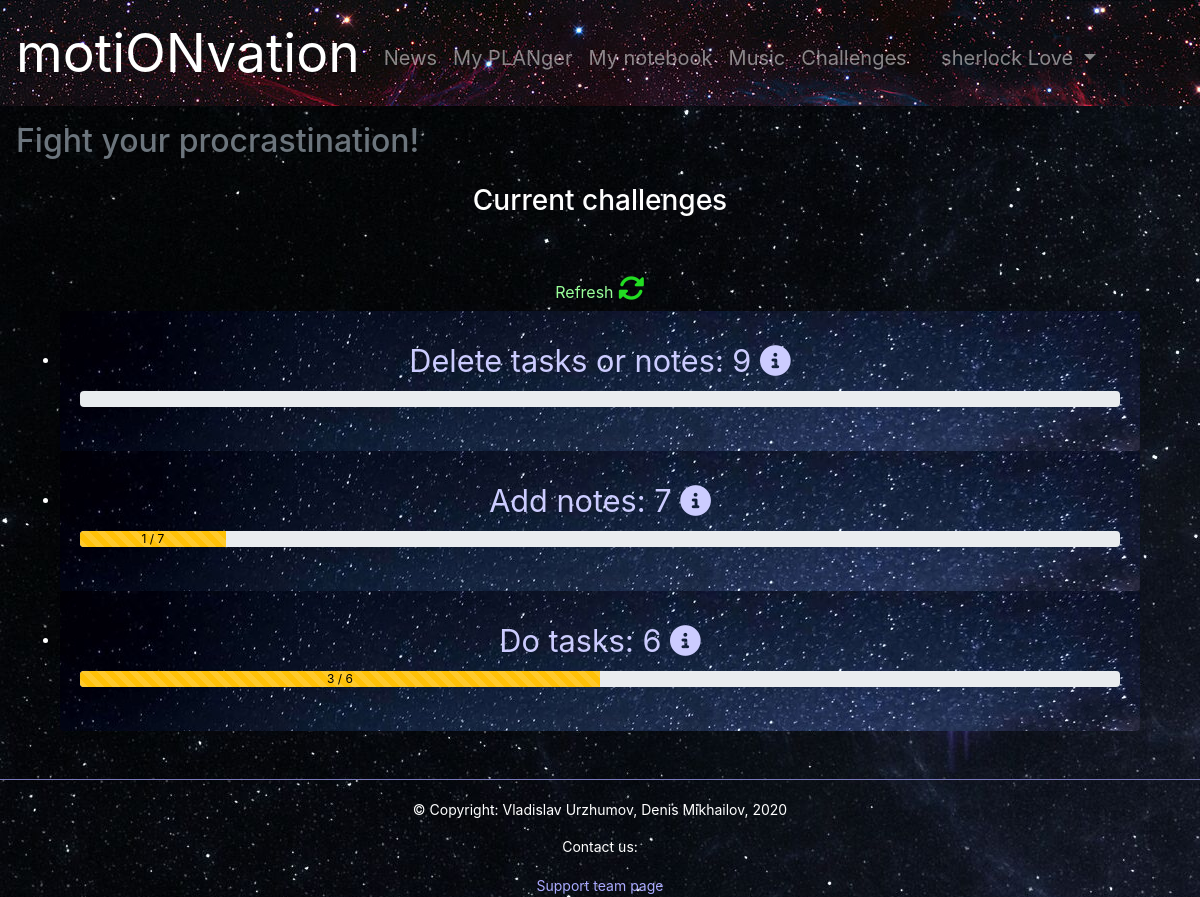
The page /challenges (signed in) on the database as committed earlier.
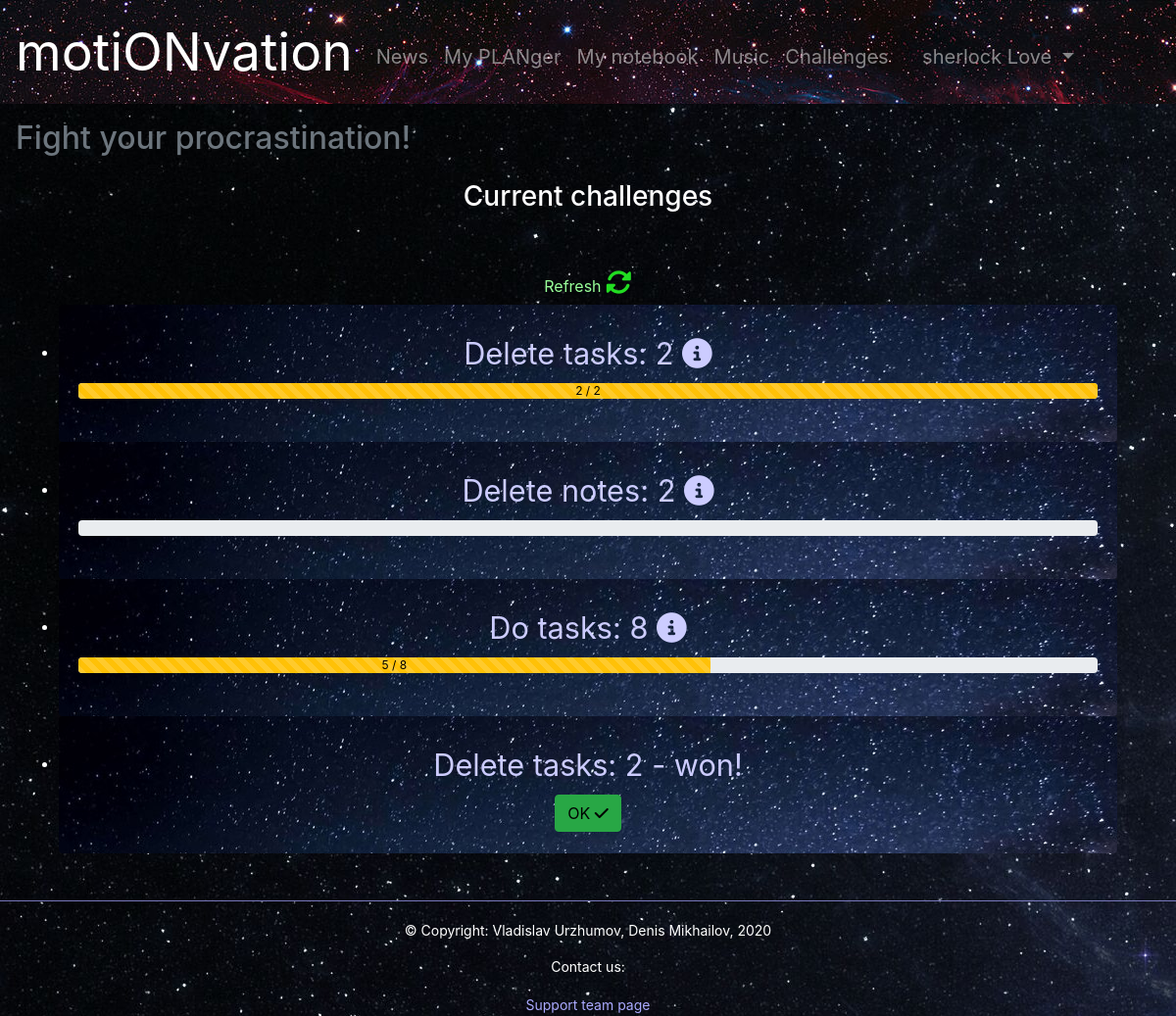
The same page on the database as committed later.
### motionvation/data/models/challenges.py (models this page shows)
class Challenge(SqlAlchemyBase, SerializerMixin):
    __tablename__ = 'challenges'
    id = Column(Integer, primary_key=True, autoincrement=True)
    title = Column(String)
    user_id = Column(Integer, ForeignKey('users.id'))
    required = Column(Integer)
    current = Column(Integer)
    add_task = Column(Boolean)
    delete_task = Column(Boolean)
    do_task = Column(Boolean)
    add_note = Column(Boolean)
    delete_note = Column(Boolean)
    do_challenge = Column(Boolean)
    get_level = Column(Boolean)
    get_xp = Column(Boolean)
    difficulty = Column(Integer)
    is_won = Column(Boolean)
    user = orm.relation('User')

### motionvation/application.py (the view)
@app.route('/challenges')
@login_required
def challenge():
    db = db_session.create_session()
    challenges_can_be_performed = db.query(Challenge).filter(Challenge.user == current_user,
                                                             Challenge.required <= Challenge.current,
                                                             Challenge.is_won == False).all().copy()
    for challenge in challenges_can_be_performed:
        challenge.is_won = True
        if challenge.difficulty == 0:
            expbonus = easy_challenge
        elif challenge.difficulty == 2:
            expbonus = hard_challenge
        else:
            expbonus = medium_challenge
        challenges_to_won_challenges = db.query(Challenge).filter(Challenge.user == current_user,
                                                                  Challenge.do_challenge == True,
                                                                  Challenge.is_won == False).all().copy()
        challenges_to_get_xp = db.query(Challenge).filter(Challenge.user == current_user,
                                                          Challenge.get_xp == True,
                                                          Challenge.is_won == False).all().copy()
        current_user.xp += expbonus
        for challenge in challenges_to_get_xp:
            challenge.current += expbonus
        for challenge in challenges_to_won_challenges:
            challenge.current += 1
    db.commit()
    challenges_to_check = db.query(Challenge).filter(Challenge.user == current_user,
                                                     Challenge.is_won == False).all().copy()
    if len(challenges_to_check) == 0:
        return redirect('/refresh_challenges')
    percents = {}
    for i in range(len(challenges_to_check)):
        percents[challenges_to_check[i].title] = int(challenges_to_check[i].current /
                                                     challenges_to_check[i].required * 100)
    return render_template('challenge.html', title='Challenges', won=challenges_can_be_performed,
                           chs=challenges_to_check, prc=percents, xplost=refresh_challenge_xp * (-1),
                           useracc=(current_user.name + ' ' + current_user.surname))

### motionvation/application.py (called while the page is built)
@login_manager.user_loader
def load_user(user_id):
    db = db_session.create_session()
    return db.query(User).get(user_id)

### motionvation/data/db_session.py (called while the page is built)
def create_session() -> orm.Session:
    global __factory
    return __factory()

### motionvation/templates/challenge.html (shortened to what this page needs)
{% extends 'base.html' %}
{% block content %}
<main class='text-center container'>
    <h3 class="text-center">Current challenges</h3>
    <span class="d-inline-block" tabindex="0" data-toggle="tooltip" title="Refresh challenges manually">
        <a class="btn btn-note" href="#" style="color: #9f9;" data-toggle="modal" data-target="#refreshInfo">Refresh <i class="fas fa-sync-alt" style="color: #2d2; font-size: 20pt;"></i></a>
    </span>
    <div class="container">
        <ul class="list-group">
            {% for ch in chs %}
            <li>
                <div class="card" style="width: 1080px; height: 140px; border: none;">
                    <div class="card-body">
                        <section class='simple-inline'>
                            <span class="d-inline-block" tabindex="0" data-toggle="tooltip" title="View info">
                                <a href="#" class="btn btn-note" data-toggle="modal" data-target="#chInfo-{{ch.title}}" style='color: #ccf; font-size: 23pt;'>{{ ch.title }} <i class="fas fa-info-circle" style="color: #ccf"></i></a>
                            </span>
                            <div class="progress" style="color: black;">
                                <div class="progress-bar bg-warning progress-bar-striped" role="progressbar" style="width: {{ch.current / ch.required * 100 // 1}}%; color: #000;">
                                    {{ch.current}} / {{ch.required}}
                                </div>
                            </div>
                        </section>
                    </div>
                </div>
            </li>
            {% endfor %}
            {% for ch in won %}
            <li>
                <div class="card" style="width: 1080px; height: 140px; border: none;">
                    <div class="card-body">
                        <section class='simple-inline'>
                            <span class="d-inline-block" tabindex="0" data-toggle="tooltip" title="Won challenge">
                                <a href="#" class="btn btn-note" data-toggle="modal" data-target="#chInfo-{{ch.title}}" style='color: #ccf; font-size: 23pt;'>{{ ch.title }} - won!</a>
                            </span><br>
                            <button type="button" class="btn btn-success"><a href="/challenges" style="text-decoration: none; color: #000">OK <i class="fas fa-check" style="color: #000"></i></a></button>
                        </section>
                    </div>
                </div>
            </li>
            {% endfor %}
        </ul>
    </div>
    </main>
{% endblock %}

Rows that differ between the two databases and show on the page:
no longer on this page (row edited): Challenge: title "Delete tasks or notes: 9", shown under "Current challenges"
no longer on this page (row edited): Challenge: title "Add notes: 7", current "1", required "7", shown under "Current challenges"
no longer on this page (row edited): Challenge: title "Do tasks: 6", current "3", required "6", shown under "Current challenges"
added Challenge: title "Delete tasks: 2", current "2", required "2"
added Challenge: title "Delete notes: 2", shown under "Current challenges"
added Challenge: title "Do tasks: 8", current "5", required "8", shown under "Current challenges"
